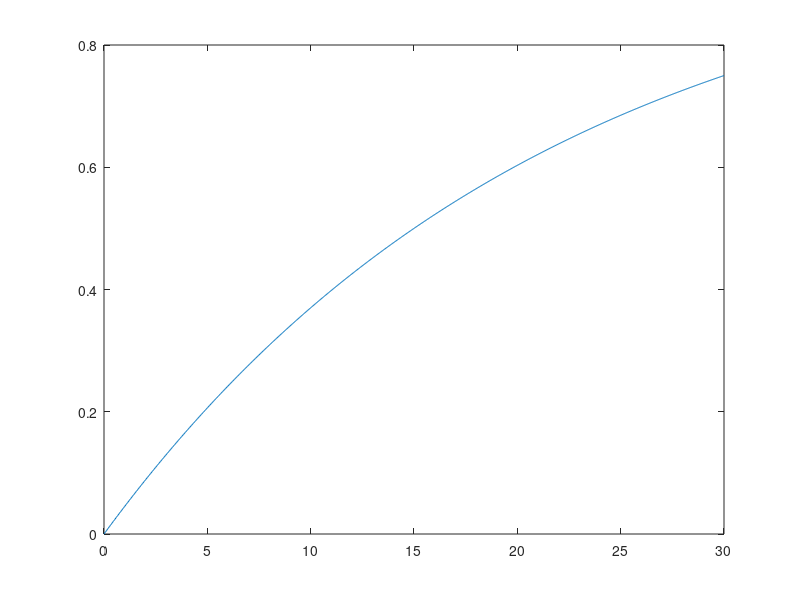

The MATLAB source for this figure:
ct = linspace(0,30,1000);
debugu=0;
for i=1:1000
    
    debugu(i)=1-exp(-ct(i)/21.6404);
    
end

plot(ct,debugu);